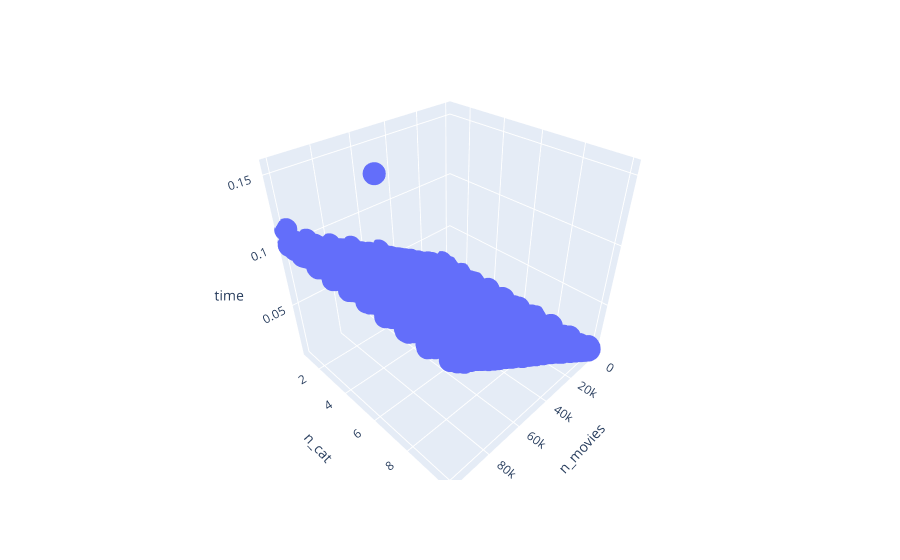

Source (notebook cell):
### Code cell
# Plot interactive 3d graph of the results
import plotly.express as px
fig = px.scatter_3d(df, x='n_movies', y='n_cat', z='time')
fig.show()

### Figure 1 — Plotly figure (JSON) as saved in the notebook; plotly's stock layout.template omitted (floating-point values rounded to 4 significant figures; data arrays with more than 128 entries replaced by an {"elided": "..."} marker saying what was removed)
{"data": [{"hovertemplate": "n_movies=%{x}<br>n_cat=%{y}<br>time=%{z}<extra></extra>", "legendgroup": "", "marker": {"color": "#636efa", "symbol": "circle"}, "mode": "markers", "name": "", "scene": "scene", "showlegend": false, "type": "scatter3d", "x": {"elided": "10000 int values"}, "y": {"elided": "10000 int values"}, "z": {"elided": "10000 float values"}}], "layout": {"legend": {"tracegroupgap": 0}, "margin": {"t": 60}, "scene": {"domain": {"x": [0, 1], "y": [0, 1]}, "xaxis": {"title": {"text": "n_movies"}}, "yaxis": {"title": {"text": "n_cat"}}, "zaxis": {"title": {"text": "time"}}}}}
